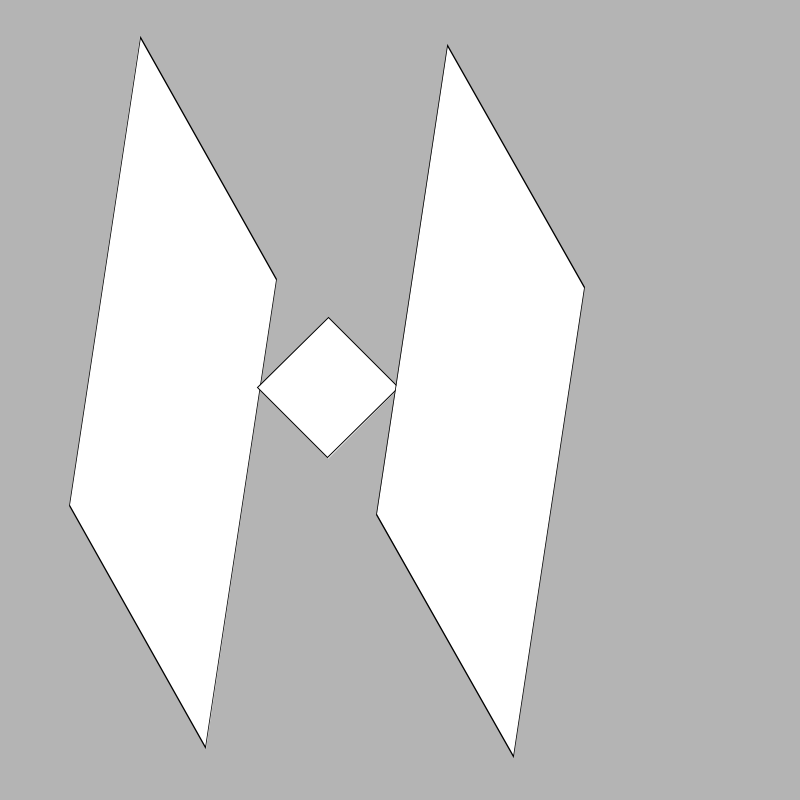
Frame 1 (no input)
Frame 60 (the mouse pressed at the canvas centre just before this capture): identical to frame 1, image omitted
Frame 120 (the mouse held since frame 60 and released just before this capture): identical to frame 1, image omitted

The Processing sketch that drew this single still picture (run headless with seeded random() and noise(); from frame 60 on, the mouse is pressed at the canvas centre):

// Processing sketch: transformations_matrix
// ── transformations_matrix.pde
void setup() {
  size (800, 800);  
 
}
void draw() {
  background(180);
  
  
  translate (140, 37);
  scale(0.7, 2.4);
  rotate(TAU * 1.076);
  translate(0,0); 
  rect(0,0,220,220); 
  pushMatrix(); //Matrix "1" - our wraped matrix
  
  resetMatrix(); 
  translate(312,301); 
  rotate(TAU /8.0);
  rect (23, 0, 100, 100); 
  popMatrix(); 
  
  rect(392,-199,220,220); 
 
}
